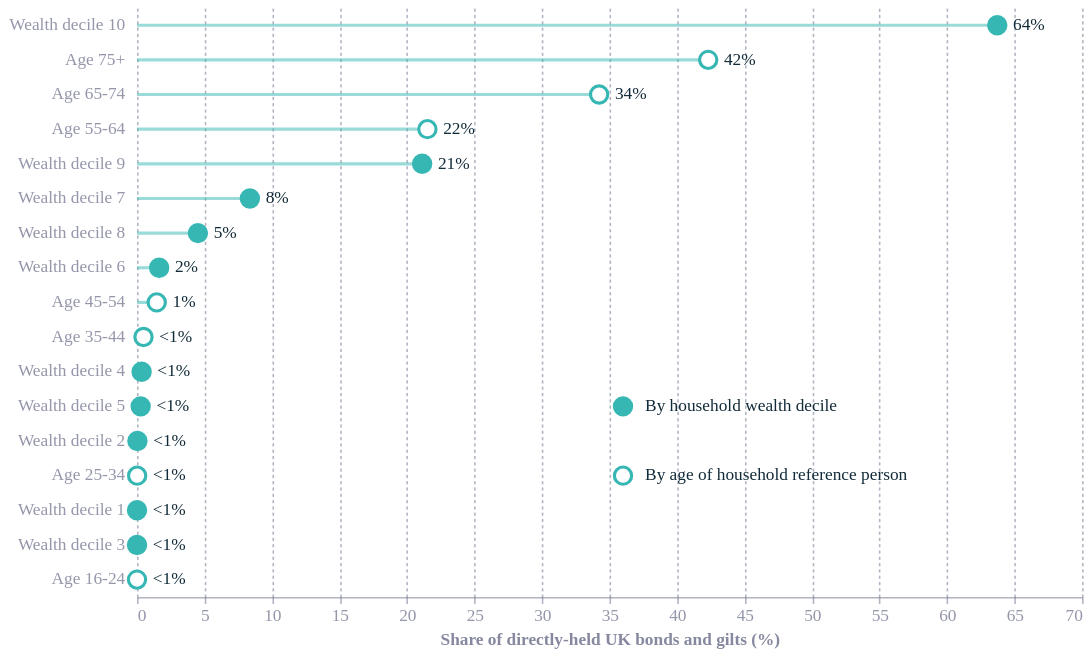

The notebook cell this image was saved under:
### Code cell
import numpy as np
import pandas as pd
import altair as alt
from ecostyles import EcoStyles

styles = EcoStyles(); styles.register_and_enable_theme()

COL, INK, GREY = "#36B7B4", "#122b39", "#676A86"   # one colour throughout

decile = pd.DataFrame({
    "label": [str(d) for d in range(1, 11)],
    "share": [0, 0.03, 0, 0.34, 0.27, 1.64, 8.36, 4.51, 21.12, 63.72]})
age = pd.DataFrame({
    "label": ["16-24", "25-34", "35-44", "45-54", "55-64", "65-74", "75+"],
    "share": [0, 0.01, 0.48, 1.46, 21.51, 34.23, 42.31]})



def caption(*lines, source=None):
    """Returns kwargs for .properties(): a title, or nothing at all."""
    lines = [l for l in lines if l]
    style = dict(orient="bottom", anchor="start", fontSize=11, subtitleFontSize=10,
                 color=GREY, subtitleColor=GREY, dy=12)
    if source:
        return {"title": alt.Title(text=source, subtitle=lines or alt.Undefined, **style)}
    if lines:   # no source: first line becomes the title, the rest the subtitle
        return {"title": alt.Title(text=lines[0], subtitle=lines[1:] or alt.Undefined, **style)}
    return {}


def finish(chart, name):
    chart = chart.configure(background="white", font="Circular Std").configure_view(
        fill="transparent", stroke="transparent")
    styles.save(chart, path=".", name=name, svg=True)
    chart.save(f"{name}.png", scale_factor=2.0)
    return chart


# =====================================================================
# 1. "100 gilts" waffle: each square = 1% of all directly-held gilts
# =====================================================================
CELL, GAP_X = 28, 12          # px per grid unit; second grid starts 12 units along

wealth_tiers = [("Wealthiest 10% of households", decile.share.iloc[9]),
                ("Next wealthiest 10%",           decile.share.iloc[8]),
                ("Poorest 80%",                   decile.share.iloc[:8].sum())]
age_tiers = [("Aged 75+",    age.share.iloc[6]),
             ("Aged 65-74",  age.share.iloc[5]),
             ("Under 65",    age.share.iloc[:5].sum())]
OPS = [1, 0.45, 0.15]         # same hue, three tints

def waffle(tiers, x0):
    vals = np.array([v for _, v in tiers])
    counts = np.diff(np.round(vals.cumsum() / vals.sum() * 100).astype(int), prepend=0)
    i = np.arange(100)
    d = pd.DataFrame({"x": i % 10 + x0 + 0.07, "y": i // 10 + 0.07, "op": np.repeat(OPS, counts)})
    d["x2"], d["y2"] = d.x + 0.86, d.y + 0.86
    return d

def tier_key(tiers, x0):
    return pd.DataFrame({
        "x": x0 + 0.07, "x2": x0 + 0.93,
        "ky": [11.0, 12.0, 13.0], "y": [10.6, 11.6, 12.6], "y2": [11.4, 12.4, 13.4],
        "pct": [f"{v:.0f}%" for _, v in tiers], "name": [n for n, _ in tiers],
        "op": OPS, "px": x0 + 1.2, "nx": x0 + 3.1})

cells = pd.concat([waffle(wealth_tiers, 0), waffle(age_tiers, GAP_X)])
key = pd.concat([tier_key(wealth_tiers, 0), tier_key(age_tiers, GAP_X)])
heads = pd.DataFrame({"x": [0.07, GAP_X + 0.07], "y": -1.0,
                      "t": ["By household wealth", "By age of household reference person"]})

X = alt.X("x:Q", scale=alt.Scale(domain=[0, 22]), axis=None)
Y = alt.Y("y:Q", scale=alt.Scale(domain=[-2, 14], reverse=True), axis=None)
op = alt.Opacity("op:Q", scale=None, legend=None)

squares = alt.Chart(cells).mark_rect(cornerRadius=3, color=COL).encode(
    x=X, x2="x2:Q", y=Y, y2="y2:Q", opacity=op)
swatches = alt.Chart(key).mark_rect(cornerRadius=3, color=COL).encode(
    x=X, x2="x2:Q", y=Y, y2="y2:Q", opacity=op)

def text(df, xcol, field, **kw):
    return alt.Chart(df).mark_text(align="left", baseline="middle", color=INK, **kw).encode(
        x=alt.X(xcol, type="quantitative", scale=alt.Scale(domain=[0, 22]), axis=None),
        y=alt.Y("ky:Q", scale=alt.Scale(domain=[-2, 14], reverse=True), axis=None),
        text=f"{field}:N")

head_txt = alt.Chart(heads).mark_text(
    align="left", baseline="middle", fontSize=12, fontWeight="bold", color=INK).encode(
    x=X, y=Y, text="t:N")

waffle_chart = alt.layer(
    squares, swatches,
    text(key, "px", "pct", fontSize=14, fontWeight="bold"),
    text(key, "nx", "name", fontSize=11),
    head_txt,
).properties(
    width=22 * CELL, height=16 * CELL,
    **caption("Each square is 1% of all directly-held UK bonds and gilts."))

finish(waffle_chart, "gilt_waffle")


# =====================================================================
# 2. Same 100%, two cuts: stacked bars on one shared axis
# =====================================================================
def segments(df, row_y, prefix):
    d = df.copy()
    d["x2"] = d.share.cumsum(); d["x"] = d.x2 - d.share; d["mid"] = (d.x + d.x2) / 2
    d["op"] = 0.12 + 0.88 * np.arange(len(d)) / (len(d) - 1)   # light -> dark
    d["y"], d["y2"] = row_y, row_y + 1
    d["ymid"] = row_y + 0.5
    d["pct"] = d.share.map(lambda s: f"{s:.0f}%")
    d["name"] = prefix + d.label
    return d

seg = pd.concat([segments(decile, 0.0, "Decile "), segments(age, 2.5, "Aged ")])
big = seg[seg.share >= 15]

# brackets for the "long tail" of tiny slices
br = pd.DataFrame({
    "x": 0, "x2": [decile.share.iloc[:8].sum(), age.share.iloc[:5].sum()],
    "y": [1.2, 3.6], "ty": [1.5, 3.9],
    "t": [f"Poorest 80% of households: {decile.share.iloc[:8].sum():.0f}% between them",
          f"Aged under 65: {age.share.iloc[:5].sum():.0f}% between them"]})
rows = pd.DataFrame({"x": 0, "y": [-0.35, 2.1],
                     "t": ["By household wealth decile",
                           "By age of household reference person"]})

XSC = alt.Scale(domain=[0, 100], nice=False)
XAX = alt.Axis(title="Share of all directly-held UK bonds and gilts (%)",
               values=[0, 25, 50, 75, 100], grid=False)
YSC = alt.Scale(domain=[-0.8, 4.3], reverse=True)
X2 = alt.X("x:Q", scale=XSC, axis=XAX)
Y2 = alt.Y("y:Q", scale=YSC, axis=None)

bars = alt.Chart(seg).mark_rect(color=COL, stroke="white", strokeWidth=1).encode(
    x=X2, x2="x2:Q", y=Y2, y2="y2:Q", opacity=alt.Opacity("op:Q", scale=None, legend=None))

def lab(df, field, **kw):
    return alt.Chart(df).mark_text(color=INK, **kw).encode(
        x=alt.X("mid:Q", scale=XSC, axis=XAX), y=alt.Y("ymid:Q", scale=YSC, axis=None), text=f"{field}:N")

pct_txt  = lab(big, "pct", fontSize=20, fontWeight="bold", dy=-8)
name_txt = lab(big, "name", fontSize=11, dy=12)

rule = alt.Chart(br).mark_rule(color=GREY, strokeWidth=1.5).encode(x=X2, x2="x2:Q", y=Y2)
br_txt = alt.Chart(br).mark_text(align="left", baseline="middle", fontSize=11, color=GREY).encode(
    x=X2, y=alt.Y("ty:Q", scale=YSC, axis=None), text="t:N")
row_txt = alt.Chart(rows).mark_text(align="left", baseline="middle", fontSize=12,
                                    fontWeight="bold", color=INK).encode(x=X2, y=Y2, text="t:N")

stack_chart = alt.layer(bars, pct_txt, name_txt, rule, br_txt, row_txt).properties(
    width=640, height=306,
    **caption())

finish(stack_chart, "gilt_two_cuts")


# =====================================================================
# 3. Ranked dot plot: all 17 slices, filled = wealth decile, hollow = age
# =====================================================================
rank = pd.concat([
    decile.assign(name="Wealth decile " + decile.label, kind="Wealth decile"),
    age.assign(name="Age " + age.label, kind="Age band")], ignore_index=True)
rank["lab"] = rank.share.map(lambda s: f"{s:.0f}%" if s >= 1 else "<1%")
order = rank.sort_values("share", ascending=False, kind="stable").name.tolist()

XS = alt.Scale(domain=[0, 70])
XR = alt.X("share:Q", scale=XS, axis=alt.Axis(title="Share of directly-held UK bonds and gilts (%)"))
YR = alt.Y("name:N", sort=order, axis=alt.Axis(title=None, ticks=False, domain=False, labelPadding=8))
fill = alt.Fill("kind:N", scale=alt.Scale(domain=["Wealth decile", "Age band"], range=[COL, "white"]),
                legend=None)

stems = alt.Chart(rank).mark_rule(color=COL, strokeWidth=2, opacity=0.5).encode(
    x=XR, x2=alt.X2Datum(0), y=YR)
dots = alt.Chart(rank).mark_circle(size=120, stroke=COL, strokeWidth=2, opacity=1).encode(
    x=XR, y=YR, fill=fill)
vals = alt.Chart(rank).mark_text(align="left", dx=10, fontSize=11, color=INK).encode(
    x=XR, y=YR, text="lab:N")

# in-plot key (replaces a legend)
k = pd.DataFrame({"name": [order[11], order[13]], "share": 36,
                  "kind": ["Wealth decile", "Age band"],
                  "t": ["By household wealth decile", "By age of household reference person"]})
key_dots = alt.Chart(k).mark_circle(size=120, stroke=COL, strokeWidth=2, opacity=1).encode(
    x=XR, y=YR, fill=fill)
key_txt = alt.Chart(k).mark_text(align="left", dx=14, fontSize=11, color=INK).encode(
    x=XR, y=YR, text="t:N")

dot_chart = alt.layer(stems, dots, vals, key_dots, key_txt).properties(
    width=600, height=17 * 22,
    **caption())

finish(dot_chart, "gilt_ranked")

### Figure 1 — Vega-Lite specification as saved in the notebook (floating-point values rounded to 4 significant figures)
{"config": {"font": "Circular Std", "text": {"color": "#676A86", "align": "left", "baseline": "middle", "dx": 7, "dy": 0, "fontSize": 11}, "view": {"stroke": "transparent", "continuousWidth": 400, "continuousHeight": 300, "discreteWidth": 400, "discreteHeight": 300, "fill": "transparent"}, "range": {"category": ["#36B7B4", "#E6224B", "#F4C245", "#0063AF", "#00A767", "#179FDB", "#EB5C2E"], "diverging": ["#E6224B", "#E54753", "#C9C9C9", "#179FDB", "#122B39"], "heatmap": ["#C9C9C9", "#179FDB", "#0063AF", "#122B39"], "ordinal": ["#00A767", "#36B7B4", "#179FDB", "#0063AF", "#243B5A"]}, "bar": {"color": "#179fdb"}, "line": {"color": "#e6224b"}, "rule": {"color": "#676A86"}, "area": {"opacity": 0.3}, "point": {"filled": true, "size": 80, "color": "#e6224b", "opacity": 0.95}, "geoshape": {"stroke": "white", "strokeWidth": 0.3}, "rect": {"fill": "#d6d4d4", "opacity": 0.3}, "axis": {"labelColor": "#676A86", "labelFontSize": 11, "labelFont": "Circular Std", "labelOpacity": 0.7, "tickColor": "#676A86", "tickOpacity": 0.5, "domainColor": "#676A86", "domainOpacity": 0.5, "gridColor": "#676A86", "gridDash": [2, 2], "gridOpacity": 0.5, "title": null, "titleColor": "#676A86", "titleOpacity": 0.8, "tickSize": 4}, "axisXDiscrete": {"grid": false, "labelAngle": 0, "tickCount": 10, "tickOpacity": 0.5, "title": null}, "axisYDiscrete": {"ticks": false, "labelPadding": 5}, "axisXTemporal": {"grid": false, "ticks": true}, "axisXQuantitative": {"grid": true}, "axisYQuantitative": {"gridColor": "#676A86", "gridDash": [1, 5], "gridOpacity": 0.5, "ticks": false, "labelPadding": 5, "tickCount": 8, "titleAngle": 0, "titleAlign": "left", "titleBaseline": "bottom", "titleX": 0, "titleY": -5}, "title": {"color": "#676A86E6", "subtitleColor": "#676A86", "font": "Circular Std", "subtitleFont": "Circular Std", "anchor": "start", "fontSize": 14, "subtitleFontSize": 12, "subtitlePadding": 4, "offset": 0, "frame": "group"}, "legend": {"titleColor": "#122b39", "title": null, "labelColor": "#122b39", "labelFontSize": 11}, "background": "white"}, "layer": [{"data": {"name": "data-d855a080c8ea87d741787864481305c4"}, "mark": {"type": "rule", "color": "#36B7B4", "opacity": 0.5, "strokeWidth": 2}, "encoding": {"x": {"axis": {"title": "Share of directly-held UK bonds and gilts (%)"}, "field": "share", "scale": {"domain": [0, 70]}, "type": "quantitative"}, "x2": {"datum": 0}, "y": {"axis": {"domain": false, "labelPadding": 8, "ticks": false, "title": null}, "field": "name", "sort": ["Wealth decile 10", "Age 75+", "Age 65-74", "Age 55-64", "Wealth decile 9", "Wealth decile 7", "Wealth decile 8", "Wealth decile 6", "Age 45-54", "Age 35-44", "Wealth decile 4", "Wealth decile 5", "Wealth decile 2", "Age 25-34", "Wealth decile 1", "Wealth decile 3", "Age 16-24"], "type": "nominal"}}}, {"data": {"name": "data-d855a080c8ea87d741787864481305c4"}, "mark": {"type": "circle", "opacity": 1, "size": 120, "stroke": "#36B7B4", "strokeWidth": 2}, "encoding": {"fill": {"field": "kind", "legend": null, "scale": {"domain": ["Wealth decile", "Age band"], "range": ["#36B7B4", "white"]}, "type": "nominal"}, "x": {"axis": {"title": "Share of directly-held UK bonds and gilts (%)"}, "field": "share", "scale": {"domain": [0, 70]}, "type": "quantitative"}, "y": {"axis": {"domain": false, "labelPadding": 8, "ticks": false, "title": null}, "field": "name", "sort": ["Wealth decile 10", "Age 75+", "Age 65-74", "Age 55-64", "Wealth decile 9", "Wealth decile 7", "Wealth decile 8", "Wealth decile 6", "Age 45-54", "Age 35-44", "Wealth decile 4", "Wealth decile 5", "Wealth decile 2", "Age 25-34", "Wealth decile 1", "Wealth decile 3", "Age 16-24"], "type": "nominal"}}}, {"data": {"name": "data-d855a080c8ea87d741787864481305c4"}, "mark": {"type": "text", "align": "left", "color": "#122b39", "dx": 10, "fontSize": 11}, "encoding": {"text": {"field": "lab", "type": "nominal"}, "x": {"axis": {"title": "Share of directly-held UK bonds and gilts (%)"}, "field": "share", "scale": {"domain": [0, 70]}, "type": "quantitative"}, "y": {"axis": {"domain": false, "labelPadding": 8, "ticks": false, "title": null}, "field": "name", "sort": ["Wealth decile 10", "Age 75+", "Age 65-74", "Age 55-64", "Wealth decile 9", "Wealth decile 7", "Wealth decile 8", "Wealth decile 6", "Age 45-54", "Age 35-44", "Wealth decile 4", "Wealth decile 5", "Wealth decile 2", "Age 25-34", "Wealth decile 1", "Wealth decile 3", "Age 16-24"], "type": "nominal"}}}, {"data": {"name": "data-c7217d714e15a71aaa1071a2014c8c13"}, "mark": {"type": "circle", "opacity": 1, "size": 120, "stroke": "#36B7B4", "strokeWidth": 2}, "encoding": {"fill": {"field": "kind", "legend": null, "scale": {"domain": ["Wealth decile", "Age band"], "range": ["#36B7B4", "white"]}, "type": "nominal"}, "x": {"axis": {"title": "Share of directly-held UK bonds and gilts (%)"}, "field": "share", "scale": {"domain": [0, 70]}, "type": "quantitative"}, "y": {"axis": {"domain": false, "labelPadding": 8, "ticks": false, "title": null}, "field": "name", "sort": ["Wealth decile 10", "Age 75+", "Age 65-74", "Age 55-64", "Wealth decile 9", "Wealth decile 7", "Wealth decile 8", "Wealth decile 6", "Age 45-54", "Age 35-44", "Wealth decile 4", "Wealth decile 5", "Wealth decile 2", "Age 25-34", "Wealth decile 1", "Wealth decile 3", "Age 16-24"], "type": "nominal"}}}, {"data": {"name": "data-c7217d714e15a71aaa1071a2014c8c13"}, "mark": {"type": "text", "align": "left", "color": "#122b39", "dx": 14, "fontSize": 11}, "encoding": {"text": {"field": "t", "type": "nominal"}, "x": {"axis": {"title": "Share of directly-held UK bonds and gilts (%)"}, "field": "share", "scale": {"domain": [0, 70]}, "type": "quantitative"}, "y": {"axis": {"domain": false, "labelPadding": 8, "ticks": false, "title": null}, "field": "name", "sort": ["Wealth decile 10", "Age 75+", "Age 65-74", "Age 55-64", "Wealth decile 9", "Wealth decile 7", "Wealth decile 8", "Wealth decile 6", "Age 45-54", "Age 35-44", "Wealth decile 4", "Wealth decile 5", "Wealth decile 2", "Age 25-34", "Wealth decile 1", "Wealth decile 3", "Age 16-24"], "type": "nominal"}}}], "height": 374, "width": 600, "$schema": "https://vega.github.io/schema/vega-lite/v6.4.1.json", "datasets": {"data-d855a080c8ea87d741787864481305c4": [{"label": "1", "share": 0.0, "name": "Wealth decile 1", "kind": "Wealth decile", "lab": "<1%"}, {"label": "2", "share": 0.03, "name": "Wealth decile 2", "kind": "Wealth decile", "lab": "<1%"}, {"label": "3", "share": 0.0, "name": "Wealth decile 3", "kind": "Wealth decile", "lab": "<1%"}, {"label": "4", "share": 0.34, "name": "Wealth decile 4", "kind": "Wealth decile", "lab": "<1%"}, {"label": "5", "share": 0.27, "name": "Wealth decile 5", "kind": "Wealth decile", "lab": "<1%"}, {"label": "6", "share": 1.64, "name": "Wealth decile 6", "kind": "Wealth decile", "lab": "2%"}, {"label": "7", "share": 8.36, "name": "Wealth decile 7", "kind": "Wealth decile", "lab": "8%"}, {"label": "8", "share": 4.51, "name": "Wealth decile 8", "kind": "Wealth decile", "lab": "5%"}, {"label": "9", "share": 21.12, "name": "Wealth decile 9", "kind": "Wealth decile", "lab": "21%"}, {"label": "10", "share": 63.72, "name": "Wealth decile 10", "kind": "Wealth decile", "lab": "64%"}, {"label": "16-24", "share": 0.0, "name": "Age 16-24", "kind": "Age band", "lab": "<1%"}, {"label": "25-34", "share": 0.01, "name": "Age 25-34", "kind": "Age band", "lab": "<1%"}, {"label": "35-44", "share": 0.48, "name": "Age 35-44", "kind": "Age band", "lab": "<1%"}, {"label": "45-54", "share": 1.46, "name": "Age 45-54", "kind": "Age band", "lab": "1%"}, {"label": "55-64", "share": 21.51, "name": "Age 55-64", "kind": "Age band", "lab": "22%"}, {"label": "65-74", "share": 34.23, "name": "Age 65-74", "kind": "Age band", "lab": "34%"}, {"label": "75+", "share": 42.31, "name": "Age 75+", "kind": "Age band", "lab": "42%"}], "data-c7217d714e15a71aaa1071a2014c8c13": [{"name": "Wealth decile 5", "share": 36, "kind": "Wealth decile", "t": "By household wealth decile"}, {"name": "Age 25-34", "share": 36, "kind": "Age band", "t": "By age of household reference person"}]}}
